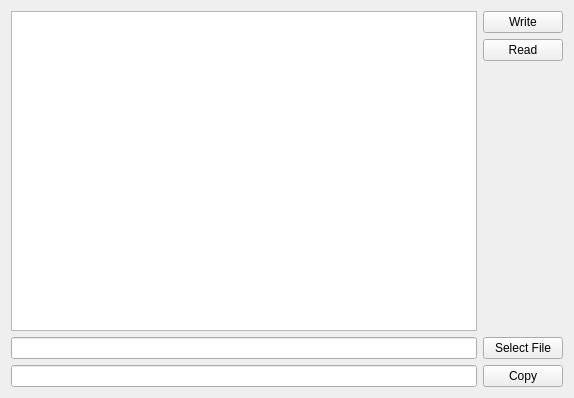
<?xml version="1.0" encoding="UTF-8"?>
<ui version="4.0">
 <class>Widget</class>
 <widget class="QWidget" name="Widget">
  <property name="geometry">
   <rect>
    <x>0</x>
    <y>0</y>
    <width>574</width>
    <height>398</height>
   </rect>
  </property>
  <property name="windowTitle">
   <string>Widget</string>
  </property>
  <layout class="QVBoxLayout" name="verticalLayout_2">
   <item>
    <layout class="QHBoxLayout" name="horizontalLayout_3">
     <item>
      <widget class="QTextEdit" name="textEdit"/>
     </item>
     <item>
      <layout class="QVBoxLayout" name="verticalLayout">
       <item>
        <widget class="QPushButton" name="writeButton">
         <property name="text">
          <string>Write</string>
         </property>
        </widget>
       </item>
       <item>
        <widget class="QPushButton" name="readButton">
         <property name="text">
          <string>Read</string>
         </property>
        </widget>
       </item>
       <item>
        <spacer name="verticalSpacer">
         <property name="orientation">
          <enum>Qt::Vertical</enum>
         </property>
         <property name="sizeHint" stdset="0">
          <size>
           <width>20</width>
           <height>40</height>
          </size>
         </property>
        </spacer>
       </item>
      </layout>
     </item>
    </layout>
   </item>
   <item>
    <layout class="QHBoxLayout" name="horizontalLayout">
     <item>
      <widget class="QLineEdit" name="sourceLineEdit"/>
     </item>
     <item>
      <widget class="QPushButton" name="selectFileButton">
       <property name="text">
        <string>Select File</string>
       </property>
      </widget>
     </item>
    </layout>
   </item>
   <item>
    <layout class="QHBoxLayout" name="horizontalLayout_2">
     <item>
      <widget class="QLineEdit" name="destLineEdit"/>
     </item>
     <item>
      <widget class="QPushButton" name="copyButton">
       <property name="text">
        <string>Copy</string>
       </property>
      </widget>
     </item>
    </layout>
   </item>
  </layout>
 </widget>
 <resources/>
 <connections/>
</ui>
